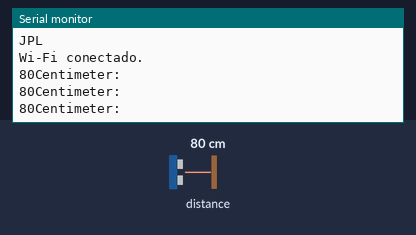
Recording of a sketch running on a simulated ESP8266 (NodeMCU). Shown: the last lines printed to the serial monitor. Wiring (inferred from the names in the program): ultrasonic range finder: trigger GPIO 2; echo GPIO 0. The test bench sets the inputs (shaded band); at power-on: distance to the obstacle 80 cm. The echo pulse lasts 58.3 µs per cm; WiFi joins after 1.5 s; servers stay silent unless stated.

Above: at 3.1 s.
3.2 s: distance to the obstacle set to 2 cm
At 3.8 s:
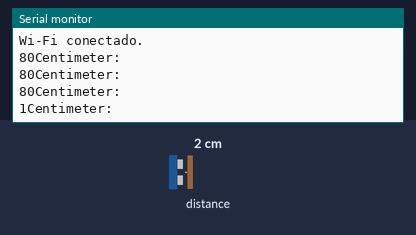
4.7 s: distance to the obstacle set to 4 cm
At 5.4 s:
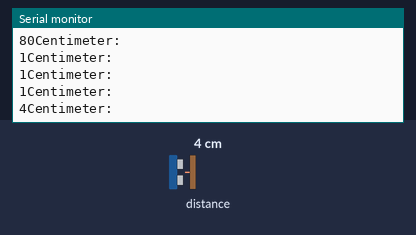
Timing chart, 0 to 7.7 s (numbered marks = the images above; inputs shaded):
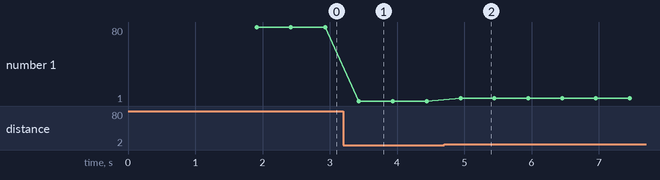

The sketch:

CaixaDagua-002-esp01.ino
```cpp
// You should get Auth Token in the Blynk App.
#define BLYNK_TEMPLATE_ID "TMPLpYfPmpB1"
#define BLYNK_DEVICE_NAME "Caixa Dagua 002 esp01"
#define BLYNK_AUTH_TOKEN "O1ba_zLitQfz2RiA-ankHEx6hpRp7LPv" //by juarez.lima2020@gmail.com

//-------- Bibliotecas -----------
#define BLYNK_PRINT Serial
#include <ESP8266mDNS.h>  // For OTA with ESP8266
#include <WiFiUdp.h>      // For OTA
#include <ArduinoOTA.h>   // For OTA
#include <SPI.h>
#include <ESP8266WiFi.h>
#include <BlynkSimpleEsp8266.h>
#include <SimpleTimer.h>
#define BLYNK_PRINT Serial

char ssid[] = "JPL";                        //WiFi SSID
char pass[] = "123@juarez";                 //WiFi Password
char auth[] = BLYNK_AUTH_TOKEN;

#define TRIGGER 2 //0
#define ECHO    0 //2
#define OTA_HOSTNAME "CaixaDagua-002"

WiFiClient client;

SimpleTimer timer;

void setup()
{
  // put your setup code here, to run once:

  Serial.println("Conectando à ");
  Serial.println(ssid);
  WiFi.begin(ssid, pass);
  while (WiFi.status() != WL_CONNECTED)
  {
Blynk.virtualWrite(V10, 255);
delay(200);
Blynk.virtualWrite(V10, 0);
delay(200);
  }

  Serial.println("");
  Serial.println("Wi-Fi conectado.");


   Serial.begin(9600);
   Blynk.begin(auth, ssid, pass);
   ArduinoOTA.setHostname(OTA_HOSTNAME);  // Para OTA - Use seu próprio nome de identificação do dispositivo
   ArduinoOTA.begin();  // For OTA

  pinMode(TRIGGER, OUTPUT);
  pinMode(ECHO, INPUT);

  Blynk.config(auth);
  Serial.begin(9600);

}

void loop() {
  // put your main code here, to run repeatedly:

  Blynk.run();
  ArduinoOTA.handle();  // For OTA
  timer.run();

 long duration, distance;
  digitalWrite(TRIGGER, LOW);
  delayMicroseconds(50);

  digitalWrite(TRIGGER, HIGH);
  delayMicroseconds(50);

  digitalWrite(TRIGGER, LOW);
  duration = pulseIn(ECHO, HIGH);
  distance = (duration/2) / 29.1;

   if (distance <=100) {
    Blynk.virtualWrite(V0, 255);
    Blynk.virtualWrite(V5, distance);


}
  else {
    Blynk.virtualWrite(V0, 0);


  }

 if (distance <= 80) {
    Blynk.virtualWrite(V1, 255);

}
  else {
    Blynk.virtualWrite(V1, 0);

  }

   if (distance <= 60) {
    Blynk.virtualWrite(V2, 255);

}
  else {
    Blynk.virtualWrite(V2, 0);

  }

   if (distance <= 40) {
    Blynk.virtualWrite(V3, 255);

}
  else {
    Blynk.virtualWrite(V3, 0);

  }

   if (distance <= 20) {
    Blynk.virtualWrite(V4, 255);

}
  else {
    Blynk.virtualWrite(V4, 0);


  }
  Serial.begin(9600);
  Serial.print(distance);
  Serial.println("Centimeter:");
  Blynk.virtualWrite(V5, distance);

  delay(500);

}
```

Measured:
- after the input at 3.2 s, the serial monitor: prints a new line after 0.23 s (image 1)
- after the input at 4.7 s, the serial monitor: prints a new line after 0.24 s (image 2)
- plotted number 1: 80 → 1 after the input at 3.2 s, 1 → 4 after the input at 4.7 s
